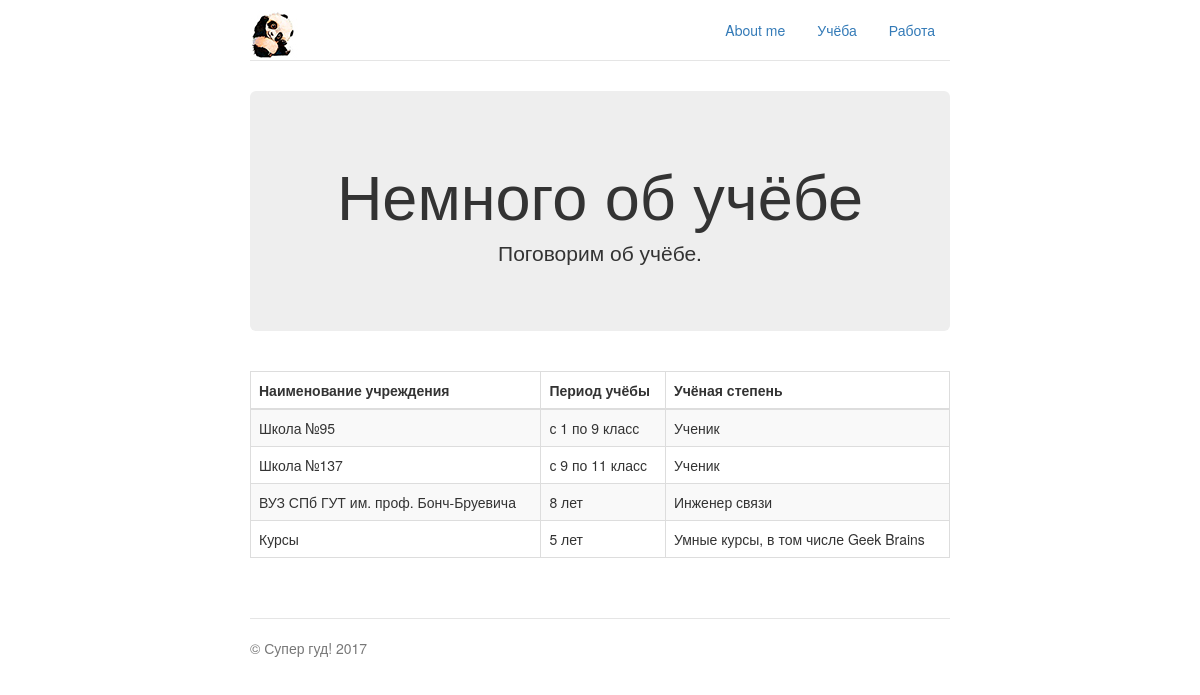
The page /education on the database its author committed.
### aboutme/models.py (models this page shows)
class Education(models.Model):
    organization = models.CharField(verbose_name='Наименование учреждения', max_length=32)
    learn_time = models.PositiveIntegerField(verbose_name='Период учёбы')
    profession = models.CharField(verbose_name='Учёная степень', max_length=32)

### aboutme/views.py (the view)
# urls.py: url(r'^education', views.education, name='education'),
def education(request):
    edu = Education.objects.all()
    return render_to_response('education.html', {'edu': edu})

### templates/education.html (shortened to what this page needs)
{% extends "base.html" %}
{% load staticfiles %}
{% block content %}
<div class="jumbotron">
    <h1>Немного об учёбе</h1>
    <p class="lead">Поговорим об учёбе.</p>
</div>
<div class="row marketing">
        <table class="table table-striped table-bordered">
        <thead>
            <tr>
                 <th>Наименование учреждения</th>
                 <th>Период учёбы</th>
                <th>Учёная степень</th>
            </tr>
        </thead>
        {% for edu in edu %}
        <tr>
            <td>{{ edu.organization }}</td>
            <td>{{ edu.learn_time }}</td>
            <td>{{ edu.profession }}</td>
        </tr>
        {% endfor %}
    </table>
</div>
{% endblock %}

### static/css/jumbotron-narrow.css (style rules this page uses)
body { padding-top: 10px; padding-bottom: 20px; }
.header, .marketing, .footer { padding-right: 15px; padding-left: 15px; }
.jumbotron { text-align: center; border-bottom: 1px solid #e5e5e5; }
.marketing { margin: 40px 0; }
@media screen and (min-width: 768px) { .header, .marketing, .footer { padding-right: 0; padding-left: 0; } }
@media screen and (min-width: 768px) { .jumbotron { border-bottom: 0; } }

### rows shown on the page
Education: organization "Школа №95", learn_time "с 1 по 9 класс", profession "Ученик"
Education: organization "Школа №137", learn_time "с 9 по 11 класс", profession "Ученик"
Education: organization "ВУЗ СПб ГУТ им. проф. Бонч-Бруевича", learn_time "8 лет", profession "Инженер связи"
Education: organization "Курсы", learn_time "5 лет", profession "Умные курсы, в том числе Geek Brains"
